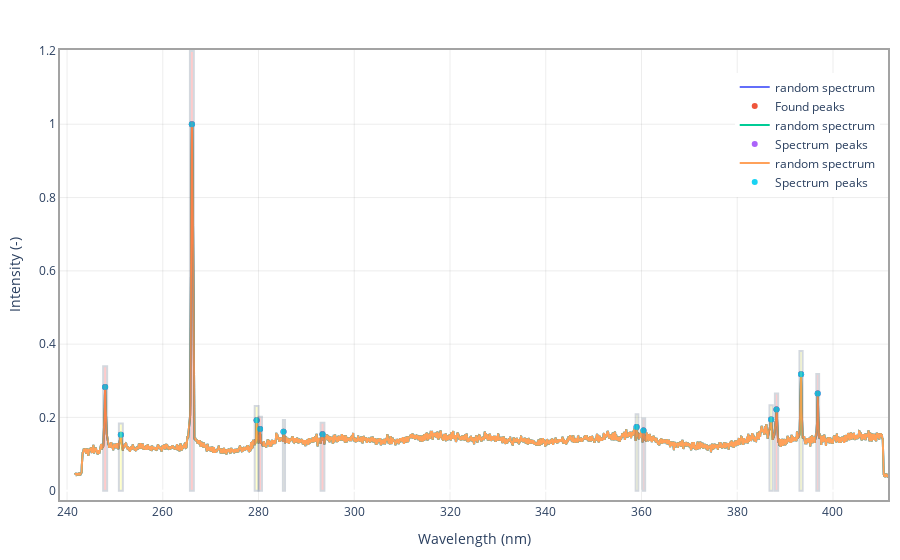
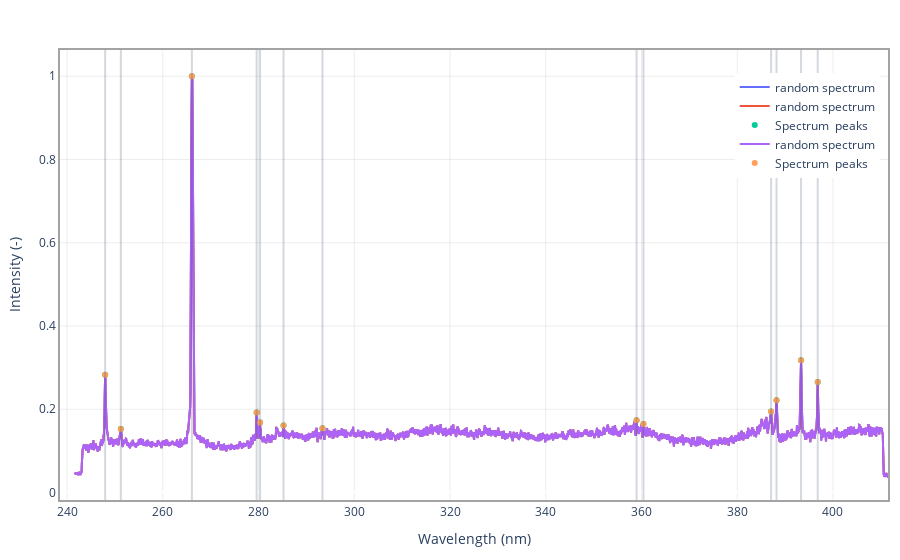

Notebook source saved alongside these figures, in order:
### Code cell
line_finder.find_peaks_in_reference()
line_finder.match_peaks_to_tables(
    line_shift_margin=.1,
    verbose=True
)
line_finder.potential_lines
line_finder.plot_potential_lines()
